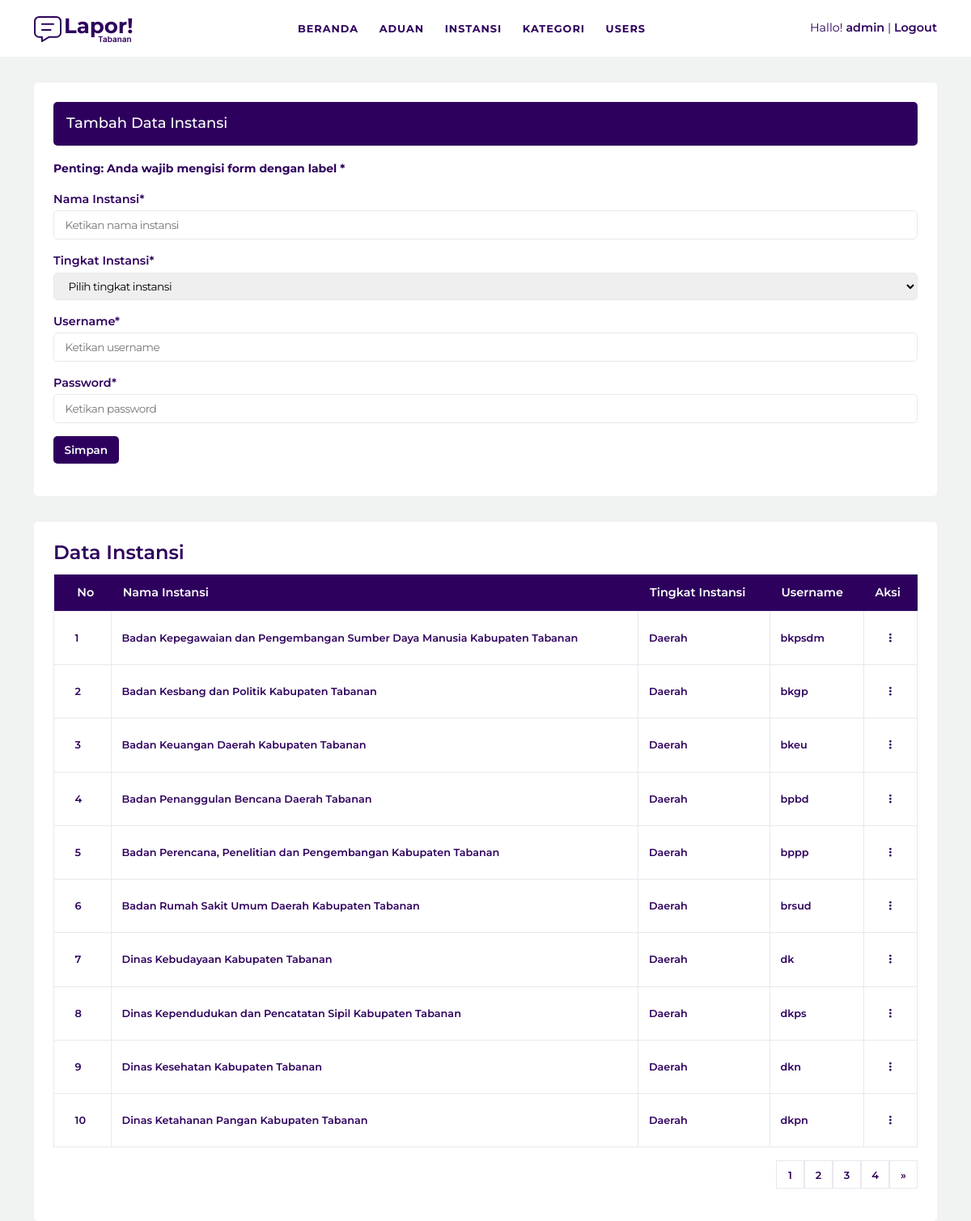
Screenshot of /admin-instansi.php (signed in) with the database file from the repository.
### tables this page shows
CREATE TABLE `instansi` (
  `id` tinyint(4) NOT NULL,
  `nama_instansi` varchar(200) NOT NULL,
  `tingkat_instansi` varchar(100) NOT NULL,
  `username` varchar(100) NOT NULL,
  `password` varchar(500) NOT NULL
);

### admin-instansi.php (the view, shortened to what this page needs)
<?php include 'header.php'; ?>
<section class="aduan-form-wrapper">
	<div class="container">
		<div class="aduan-form-container">
			<?php
			if ( isset($_GET['aksi']) ) {
				if ( $_GET['aksi'] == "edit" ) {
				$id_instansi = $_GET['id'];
				$sql_get_instansi_id = mysqli_query( $koneksi, "SELECT * FROM instansi WHERE id='$id_instansi' " );
				$row_instansi = mysqli_fetch_assoc( $sql_get_instansi_id );
			?>
			<div class="aduan-form-heading">
				<h3>Ubah Data Instansi</h3>
			</div>
			<div class="aduan-form">
				<p><b><small>Penting: Anda wajib mengisi form dengan label *</small></b></p>
				<form action="admin/admin-update-instansi.php" method="post">
				<input type="hidden" name="id" value="<?php echo $row_instansi['id']; ?>">
				<div class="aduan-form-group">
					<label for="">Nama Instansi*</label>
					<input type="text" name="nama_instansi" placeholder="Ketikan nama instansi" value="<?php echo $row_instansi['nama_instansi']; ?>" required>
				</div>
				<div class="aduan-form-group">
					<label for="">Tingkat Instansi*</label>
					<select name="tingkat_instansi">
							<option value="">Pilih tingkat instansi</option>
						<?php if ( $row_instansi['tingkat_instansi'] == "Daerah" ) { ?>
							<option value="Daerah" selected>Daerah</option>
							<option value="Pusat">Pusat</option>
						<?php } else if ( $row_instansi['tingkat_instansi'] == "Pusat" ) { ?>
							<option value="Daerah">Daerah</option>
							<option value="Pusat" selected>Pusat</option>
						<?php } else { ?>
							<option value="Daerah">Daerah</option>
							<option value="Pusat">Pusat</option>
						<?php } ?>
					</select>
				</div>
				<div class="aduan-form-group">
					<label for="">Username*</label>
					<input type="text" name="username" placeholder="Ketikan username" value="<?php echo $row_instansi['username']; ?>" required>
				</div>
				<div class="aduan-form-group">
					<button type="submit">Perbaharui</button>
				</div>
				</form>
			</div>
			<?php
				}
			} else {
			?>
			<div class="aduan-form-heading">
				<h3>Tambah Data Instansi</h3>
			</div>
			<div class="aduan-form">
				<p><b><small>Penting: Anda wajib mengisi form dengan label *</small></b></p>
				<form action="admin/admin-add-instansi.php" method="post">
				<div class="aduan-form-group">
					<label for="">Nama Instansi*</label>
					<input type="text" name="nama_instansi" placeholder="Ketikan nama instansi" required>
				</div>
				<div class="aduan-form-group">
					<label for="">Tingkat Instansi*</label>
					<select name="tingkat_instansi">
						<option value="">Pilih tingkat instansi</option>
					</select>
				</div>
				<div class="aduan-form-group">
					<label for="">Username*</label>
					<input type="text" name="username" placeholder="Ketikan username" required>
				</div>
				<div class="aduan-form-group">
					<label for="">Password*</label>
					<input type="password" name="password" placeholder="Ketikan password" required>
				</div>
				<div class="aduan-form-group">
					<button type="submit">Simpan</button>
				</div>
				</form>
			</div>
			<?php } ?>
		</div>
	</div>
</section>
<section class="aduan-form-wrapper">
	<div class="container">
		<div class="aduan-form-container">
			<div class="aduan-table">
				<h4 class="aduan-table-heading">Data Instansi</h4>
				<table>
					<tr>
						<th>No</th>
						<th>Nama Instansi</th>
						<th>Tingkat Instansi</th>
						<th>Username</th>
						<?php
						if ( isset($_SESSION['hak_akses']) ) {
							if ( $_SESSION['hak_akses'] == "admin" ) {
						?>
						<th>Aksi</th>
						<?php
							}
						}
						?>
					</tr>
					<?php
					$perhalaman = 10;
					$data_pag = mysqli_query( $koneksi, "SELECT * FROM instansi" );
					$jumlah_data_pag = mysqli_num_rows( $data_pag );
					$jumlah_halaman = ceil( $jumlah_data_pag/$perhalaman );
					$halaman_aktif = ( isset($_GET["halaman"]))?$_GET["halaman"]:1;
					$awal_data = ( $perhalaman * $halaman_aktif ) - $perhalaman;
					$sql_get_instansi = mysqli_query( $koneksi, "SELECT * FROM instansi LIMIT $awal_data, $perhalaman " );
					while ( $row = mysqli_fetch_array( $sql_get_instansi, MYSQLI_ASSOC ) ) {
					?>
					<tr>
						<td><?php echo $row['id'] ?></td>
						<td><?php echo $row['nama_instansi']; ?></td>
						<td><?php echo $row['tingkat_instansi']; ?></td>
						<td><?php echo $row['username']; ?></td>
						<td class="aduan-aksi text-center">
							<ul>
								<li><i class="fa-solid fa-ellipsis-vertical"></i>
								</li>
							</ul>
						</td>
					</tr>
					<?php } ?>
				</table>
				<div class="aduan-pagination">
				<?php for( $i = 1; $i <= $jumlah_halaman; $i++ ): ?>
					<a href="?halaman=<?php echo $i; ?>" <?php if ( isset($_GET['halaman']) ) { if ( $i == $_GET['halaman'] ) { echo 'class="active"'; } } ?> >
						<?php echo $i; ?>
					</a>
				<?php endfor; ?>
				<?php if ( $halaman_aktif < $jumlah_halaman ): ?>
					<a href="?halaman=<?php echo $halaman_aktif + 1; ?>">
						&raquo;
					</a>
				<?php endif; ?>
				</div>
			</div>
		</div>
	</div>
</section>
<?php include 'footer.php'; ?>

### assets/css/style.css (style rules this page uses)
:root { --font-family: 'Montserrat', sans-serif; --body-bg: #f1f3f3; --bg: #fff; --bg-dark: #2e005d; --text: #2e005d; --text-gray: ; --text-white: #fff; --text-light: ; --border: #eae6ef; --border-dark: #2e005d; --primary: #2e005d; --secondary: ; --link: ; --link-hover: ; }
body { font-family: var(--font-family); background: var(--body-bg); color: var(--text); }
a { text-decoration: none; color: inherit; }
.aduan-form-wrapper { margin-top: 2em; }
.aduan-form-container { background: var(--bg); padding: 1.5em; border-radius: 5px; }
.aduan-form-heading { background: var(--bg-dark); color: var(--text-white); padding: 1em; border-radius: 5px; margin-bottom: 1em; }
.aduan-form-heading h3 { margin: 0; font-size: large; }
.aduan-form-group { margin-bottom: 1em; }
.aduan-form-group label { display: block; font-size: .9rem; font-weight: 600; margin-bottom: .2em; }
.aduan-form-group input, .aduan-form-group textarea, .aduan-form-group select { display: block; padding: .5em 1em; border: 1px solid var(--border); border-radius: 5px; width: 100%; font-size: .85rem; letter-spacing: -0.5px; }
.aduan-form-group button, .aduan-form-group a.button-link { display: inline-block; padding: .5em 1em; border-radius: 5px; background: var(--bg-dark); color: var(--text-white); border: none; outline: none; font-family: inherit; font-weight: 600; font-size: .85rem; }
.aduan-table .aduan-table-heading { font-weight: 600; margin-bottom: .5em; }
.aduan-table table { padding: 0 1em; width: 100%; border-collapse: collapse; }
.aduan-table table th, .aduan-table table td { padding: .8em 1em; }
.aduan-table table th:first-child, .aduan-table table td:first-child { padding-left: 2em; }
.aduan-table table th { background: var(--bg-dark); color: var(--text-white); font-size: .9rem; font-weight: 600; }
.aduan-table table td { border: 1px solid var(--border); font-size: .8rem; font-weight: 600; }
.aduan-aksi ul { list-style-type: none; margin: 0; padding: 0; }
.aduan-aksi ul li { display: inline-block; cursor: pointer; padding: 1em; }
.aduan-pagination { display: flex; justify-content: flex-end; align-items: center; padding: 1em 0; }
.aduan-pagination a { display: inline-block; width: 35px; height: 35px; line-height: 35px; text-align: center; border: 1px solid var(--border); font-weight: 600; font-size: .8rem; }

### rows the page displays
instansi: id "1", nama_instansi "Badan Kepegawaian dan Pengembangan Sumber Daya Manusia Kabupaten Tabanan", tingkat_instansi "Daerah", username "bkpsdm"
instansi: id "2", nama_instansi "Badan Kesbang dan Politik Kabupaten Tabanan", tingkat_instansi "Daerah", username "bkgp"
instansi: id "3", nama_instansi "Badan Keuangan Daerah Kabupaten Tabanan", tingkat_instansi "Daerah", username "bkeu"
instansi: id "4", nama_instansi "Badan Penanggulan Bencana Daerah Tabanan", tingkat_instansi "Daerah", username "bpbd"
instansi: id "5", nama_instansi "Badan Perencana, Penelitian dan Pengembangan Kabupaten Tabanan", tingkat_instansi "Daerah", username "bppp"
instansi: id "6", nama_instansi "Badan Rumah Sakit Umum Daerah Kabupaten Tabanan", tingkat_instansi "Daerah", username "brsud"
instansi: id "7", nama_instansi "Dinas Kebudayaan Kabupaten Tabanan", tingkat_instansi "Daerah", username "dk"
instansi: id "8", nama_instansi "Dinas Kependudukan dan Pencatatan Sipil Kabupaten Tabanan", tingkat_instansi "Daerah", username "dkps"
instansi: id "9", nama_instansi "Dinas Kesehatan Kabupaten Tabanan", tingkat_instansi "Daerah", username "dkn"
instansi: id "10", nama_instansi "Dinas Ketahanan Pangan Kabupaten Tabanan", tingkat_instansi "Daerah", username "dkpn"

### other values shown
$_SESSION['username'] "admin"
